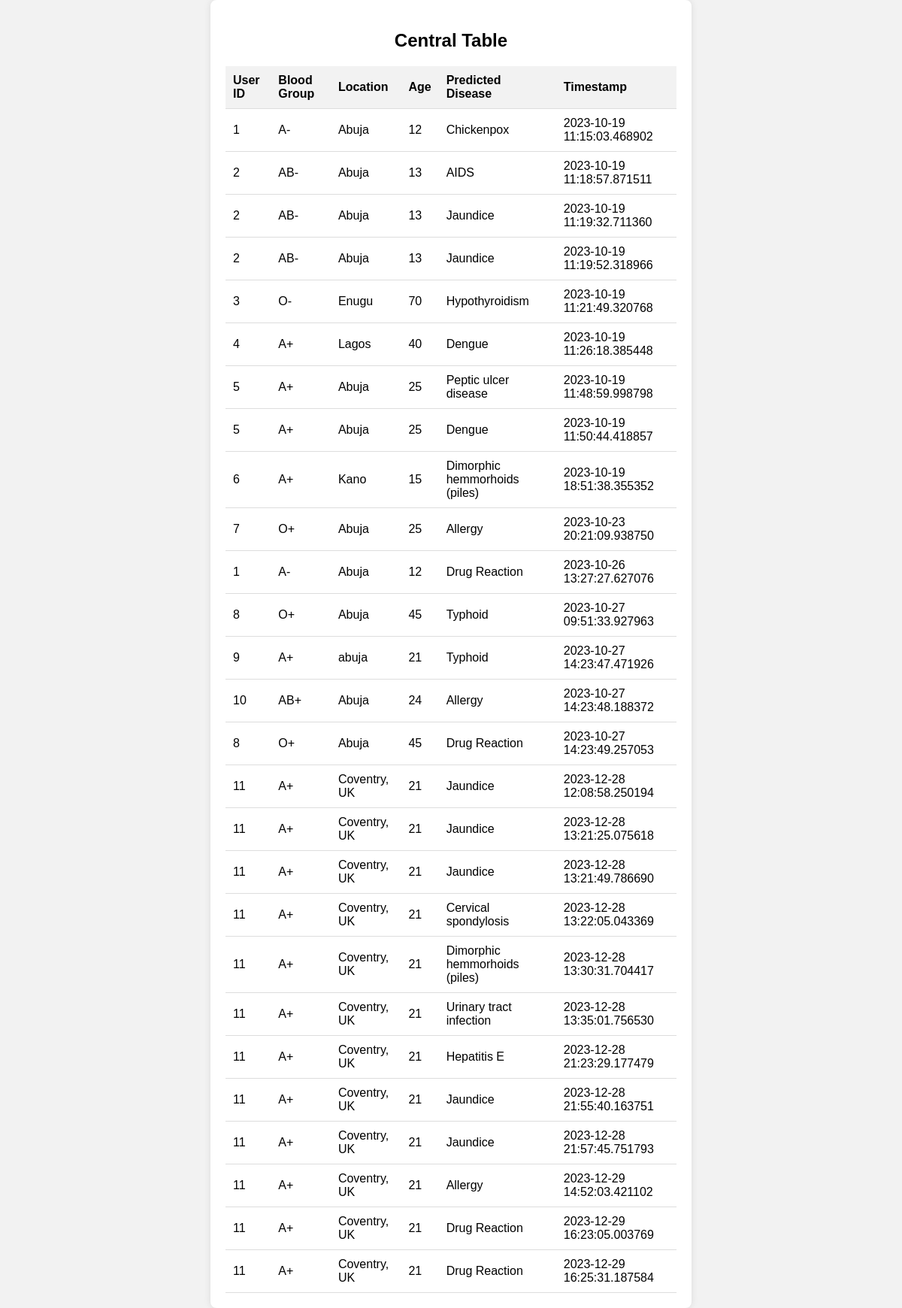
The app's page /central_table with its own data.
### App.py (models this page shows, shortened)
class User(db.Model):
    id = db.Column(db.Integer, primary_key=True)
    username = db.Column(db.String(80), unique=True, nullable=False)
    password = db.Column(db.String(128), nullable=False)
    name = db.Column(db.String(80))
    blood_group = db.Column(db.String(10))
    location = db.Column(db.String(100))
    age = db.Column(db.Integer, nullable=False)  # Add age field

class Prediction(db.Model):
    id = db.Column(db.Integer, primary_key=True)
    user_id = db.Column(db.Integer, db.ForeignKey('user.id'), nullable=False)
    predicted_disease = db.Column(db.String(100), nullable=False)
    timestamp = db.Column(db.DateTime, default=datetime.utcnow, nullable=False)  # Include nullable=False here

### App.py (the view)
@app.route('/central_table')
def central_table():
    users_with_predictions = db.session.query(User, Prediction).filter(User.id == Prediction.user_id).all()
    return render_template('central_table.html', users_with_predictions=users_with_predictions)

### templates/central_table.html (shortened to what this page needs)
<!DOCTYPE html>
<html>
<head>
    <link rel="stylesheet" type="text/css" href="/static/styles.css">
</head>
<body>
    <div class="container mt-5">
        <h2>Central Table</h2>
        <table>
            <thead>
                <tr>
                    <th>User ID</th>
                    <th>Blood Group</th>
                    <th>Location</th>
                    <th>Age</th>
                    <th>Predicted Disease</th>
                    <th>Timestamp</th>
                </tr>
            </thead>
            <tbody>
                {% for user, prediction in users_with_predictions %}
                <tr>
                    <td>{{ user.id }}</td>
                    <td>{{ user.blood_group }}</td>
                    <td>{{ user.location }}</td>
                    <td>{{ user.age }}</td>
                    <td>{{ prediction.predicted_disease }}</td>
                    <td>{{ prediction.timestamp }}</td>
                </tr>
                {% endfor %}
            </tbody>
        </table>
    </div>
</body>
</html>

### static/css/styles.css (style rules this page uses)
body, h1, form { margin: 0; padding: 0; }
body { font-family: Arial, sans-serif; background-color: #f2f2f2; }
.container { width: 80%; max-width: 600px; margin: 0 auto; background-color: #fff; padding: 20px; border-radius: 8px; box-shadow: 0 0 10px rgba(0, 0, 0, 0.1); }

### templates/central_table.html (style rules this page uses)
table { width: 100%; border-collapse: collapse; border-spacing: 0; }
th, td { padding: 10px; text-align: left; border-bottom: 1px solid #ddd; }
th { background-color: #f2f2f2; }
.container { text-align: center; }
h2 { margin-top: 0; padding-top: 20px; }

### records on screen
User: id "1", blood_group "A-", location "Abuja", age "12", predicted_disease "Chickenpox", timestamp "2023-10-19 11:15:03.468902", predicted_disease "Drug Reaction", timestamp "2023-10-26 13:27:27.627076"
User: id "2", blood_group "AB-", location "Abuja", age "13", predicted_disease "AIDS", timestamp "2023-10-19 11:18:57.871511", predicted_disease "Jaundice", timestamp "2023-10-19 11:19:32.711360", timestamp "2023-10-19 11:19:52.318966"
User: id "3", blood_group "O-", location "Enugu", age "70", predicted_disease "Hypothyroidism", timestamp "2023-10-19 11:21:49.320768"
User: id "4", blood_group "A+", location "Lagos", age "40", predicted_disease "Dengue", timestamp "2023-10-19 11:26:18.385448"
User: id "5", blood_group "A+", location "Abuja", age "25", predicted_disease "Peptic ulcer disease", timestamp "2023-10-19 11:48:59.998798", predicted_disease "Dengue", timestamp "2023-10-19 11:50:44.418857"
User: id "6", blood_group "A+", location "Kano", age "15", predicted_disease "Dimorphic hemmorhoids (piles)", timestamp "2023-10-19 18:51:38.355352"
User: id "7", blood_group "O+", location "Abuja", age "25", predicted_disease "Allergy", timestamp "2023-10-23 20:21:09.938750"
User: id "8", blood_group "O+", location "Abuja", age "45", predicted_disease "Typhoid", timestamp "2023-10-27 09:51:33.927963", predicted_disease "Drug Reaction", timestamp "2023-10-27 14:23:49.257053"
User: id "9", blood_group "A+", location "abuja", age "21", predicted_disease "Typhoid", timestamp "2023-10-27 14:23:47.471926"
User: id "10", blood_group "AB+", location "Abuja", age "24", predicted_disease "Allergy", timestamp "2023-10-27 14:23:48.188372"
User: id "11", blood_group "A+", location "Coventry, UK", age "21", predicted_disease "Jaundice", timestamp "2023-12-28 12:08:58.250194", timestamp "2023-12-28 13:21:25.075618", timestamp "2023-12-28 13:21:49.786690", predicted_disease "Cervical spondylosis", timestamp "2023-12-28 13:22:05.043369", predicted_disease "Dimorphic hemmorhoids (piles)", timestamp "2023-12-28 13:30:31.704417", predicted_disease "Urinary tract infection", timestamp "2023-12-28 13:35:01.756530", predicted_disease "Hepatitis E", timestamp "2023-12-28 21:23:29.177479", timestamp "2023-12-28 21:55:40.163751", timestamp "2023-12-28 21:57:45.751793", predicted_disease "Allergy", timestamp "2023-12-29 14:52:03.421102", predicted_disease "Drug Reaction", timestamp "2023-12-29 16:23:05.003769", timestamp "2023-12-29 16:25:31.187584"
